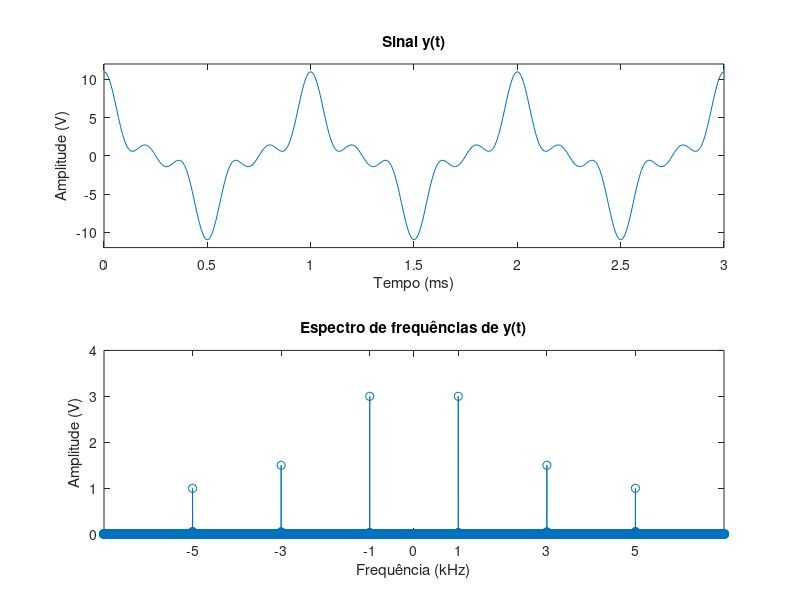
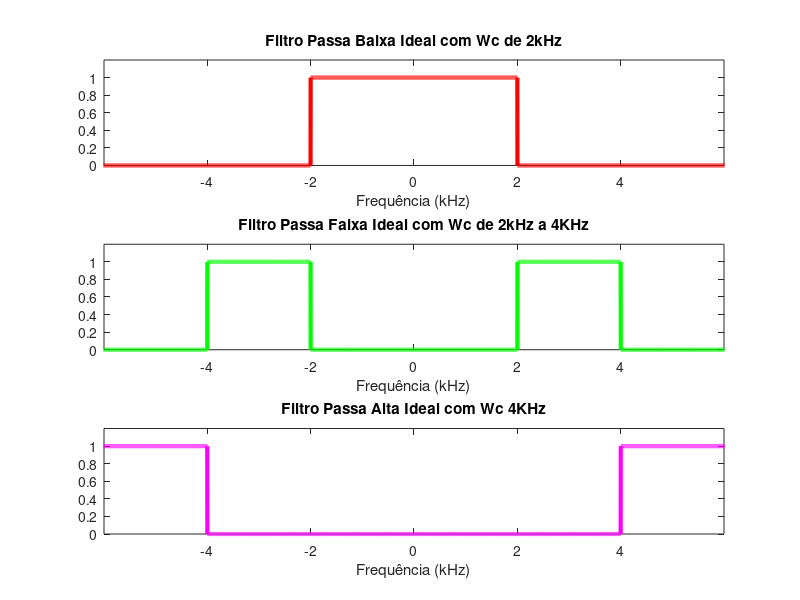
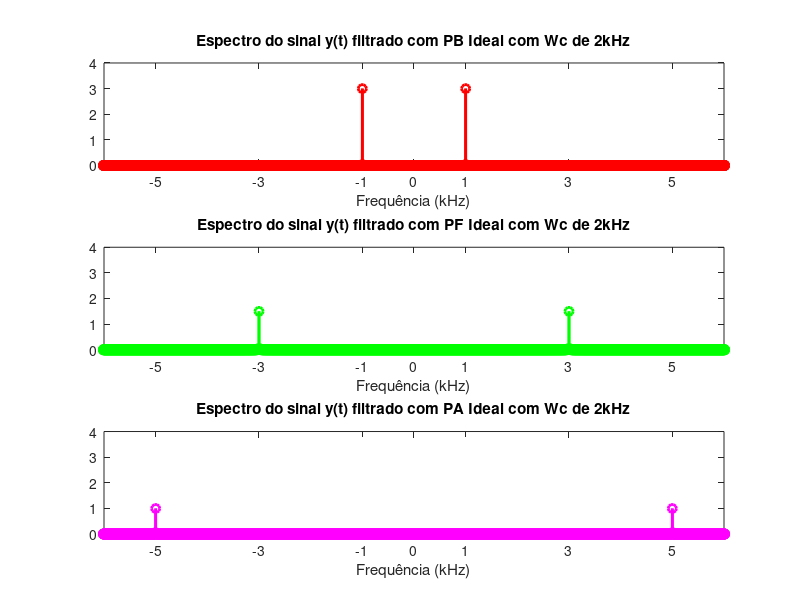

MATLAB code to generate these figures, in order:
#-----------------------------|
#   ATIVIDADE FILTROS IDEAIS  |
#   SAROM TORRES              |
#-----------------------------|

clc;close all;clear all;

#-----------------------------|
#      Tempo e Frequência     |
#-----------------------------|
f1 = 1e3;
f2 = 3e3;
f3 = 5e3;
N = 100;
fs = N*f1;

ts = 1/fs;
t_final = 0.5;
t = [0:ts:t_final];
passo_f = 1/t_final;

f = [-fs/2:passo_f:fs/2];

#-----------------------------|
#         Filtros             |
#-----------------------------|
Filtro_PB = [zeros(1,24e3) ones(1,2001) zeros(1,24e3)];
Filtro_PF = [zeros(1,23e3) ones(1,1e3) zeros(1,2001) ones(1,1e3) zeros(1,23e3)];
Filtro_PA = [ones(1,23e3) zeros(1,4001) ones(1,23e3)];

#-----------------------------|
#           Sinal             |
#-----------------------------|
A = 6;
y = A*cos(2*pi*f1*t) + (A/2)*cos(2*pi*f2*t) + (A/3)*cos(2*pi*f3*t);

T = length(y);
Y = fft(y);
Y = fftshift(Y);
Y = abs(Y);

#-----------------------------|
#         Filtragem           |
#-----------------------------|
Filtragem_PB = Y.*Filtro_PB; 
Filtragem_PF = Y.*Filtro_PF;
Filtragem_PA = Y.*Filtro_PA;

#----------------------------------|
#  Figura 1 - Sinais e Espectros   |
#----------------------------------|
figure(1)
subplot(211)
plot(1e3*t,y)
axis([0 3 -2*A 2*A])
xlabel('Tempo (ms)');
ylabel('Amplitude (V)');
title('Sinal y(t)');

subplot(212)
plot(f/1e3,Y/T,'-o')
axis([-(f3/1e3)-2 (f3/1e3)+2 0 A/1.5])
xticks([-5 -3 -1 0 1 3 5])
xlabel('Frequência (kHz)');
ylabel('Amplitude (V)');
title('Espectro de frequências de y(t)');

#---------------------------------|
#      Figura 2 - Filtros         |
#---------------------------------|
figure(2)
subplot(311)
plot(f/1e3,Filtro_PB,'r','LineWidth',3)
axis([-6 6 0 1.2])
xticks([-4 -2 0 2 4])
xlabel('Frequência (kHz)');
title('Filtro Passa Baixa Ideal com Wc de 2kHz');

subplot(312)
plot(f/1e3,Filtro_PF,'g','LineWidth',3)
axis([-6 6 0 1.2])
xticks([-4 -2 0 2 4])
xlabel('Frequência (kHz)');
title('Filtro Passa Faixa Ideal com Wc de 2kHz a 4KHz');

subplot(313)
plot(f/1e3,Filtro_PA,'m','LineWidth',3)
axis([-6 6 0 1.2])
xticks([-4 -2 0 2 4])
xlabel('Frequência (kHz)');
title('Filtro Passa Alta Ideal com Wc 4KHz');

#--------------------------------|
#      Figura 3 - Filtragem      |
#--------------------------------|
figure(3)
subplot(311)
plot(f/1e3,Filtragem_PB/T,'-ro','LineWidth',2)
axis([-6 6 0 4])
xticks([-5 -3 -1 0 1 3 5])
xlabel('Frequência (kHz)');
title('Espectro do sinal y(t) filtrado com PB Ideal com Wc de 2kHz');

figure(3)
subplot(312)
plot(f/1e3,Filtragem_PF/T,'-go','LineWidth',2)
axis([-6 6 0 4])
xticks([-5 -3 -1 0 1 3 5])
xlabel('Frequência (kHz)');
title('Espectro do sinal y(t) filtrado com PF Ideal com Wc de 2kHz');

figure(3)
subplot(313)
plot(f/1e3,Filtragem_PA/T,'-mo','LineWidth',2)
axis([-6 6 0 4])
xticks([-5 -3 -1 0 1 3 5])
xlabel('Frequência (kHz)');
title('Espectro do sinal y(t) filtrado com PA Ideal com Wc de 2kHz');



